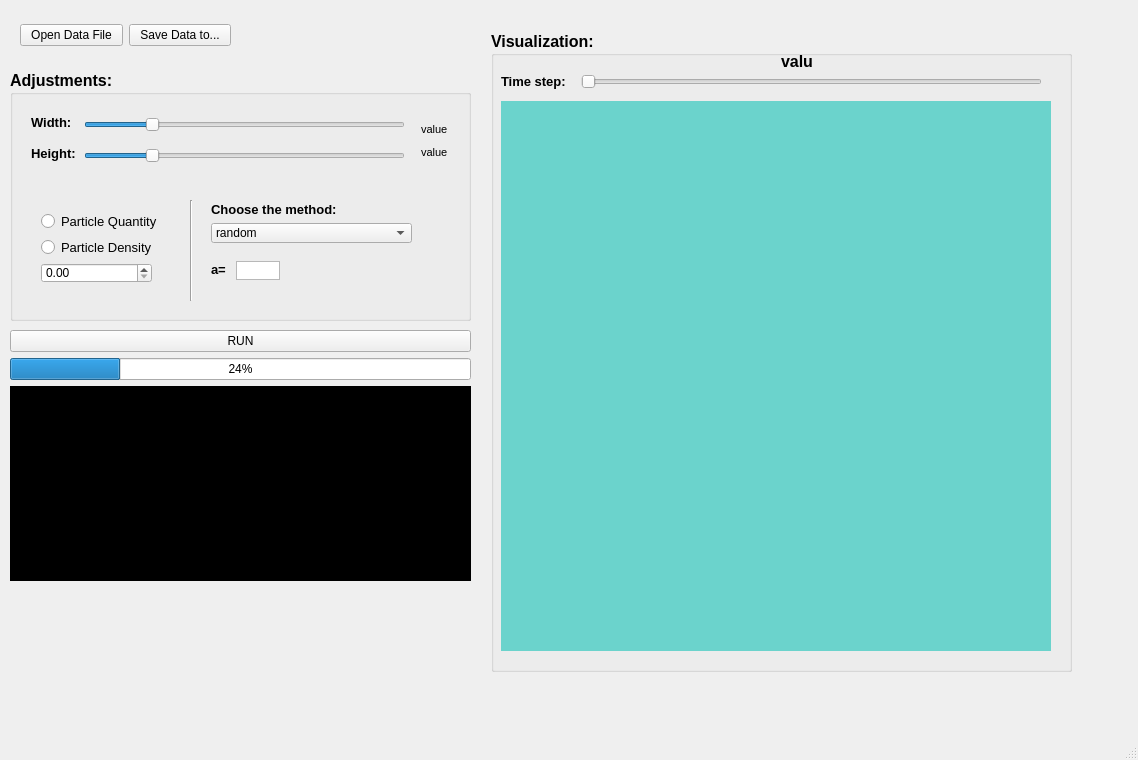
<?xml version="1.0" encoding="UTF-8"?>
<ui version="4.0">
 <class>MainWindow</class>
 <widget class="QMainWindow" name="MainWindow">
  <property name="geometry">
   <rect>
    <x>0</x>
    <y>0</y>
    <width>1138</width>
    <height>760</height>
   </rect>
  </property>
  <property name="maximumSize">
   <size>
    <width>1920</width>
    <height>1080</height>
   </size>
  </property>
  <property name="windowTitle">
   <string>MainWindow</string>
  </property>
  <widget class="QWidget" name="centralwidget">
   <widget class="QRadioButton" name="quantity_btn">
    <property name="geometry">
     <rect>
      <x>41</x>
      <y>211</y>
      <width>116</width>
      <height>20</height>
     </rect>
    </property>
    <property name="font">
     <font>
      <pointsize>10</pointsize>
     </font>
    </property>
    <property name="text">
     <string>Particle Quantity</string>
    </property>
   </widget>
   <widget class="QRadioButton" name="density_btn">
    <property name="geometry">
     <rect>
      <x>41</x>
      <y>237</y>
      <width>110</width>
      <height>20</height>
     </rect>
    </property>
    <property name="font">
     <font>
      <pointsize>10</pointsize>
     </font>
    </property>
    <property name="text">
     <string>Particle Density</string>
    </property>
   </widget>
   <widget class="Line" name="line">
    <property name="geometry">
     <rect>
      <x>183</x>
      <y>200</y>
      <width>16</width>
      <height>101</height>
     </rect>
    </property>
    <property name="orientation">
     <enum>Qt::Vertical</enum>
    </property>
   </widget>
   <widget class="QLabel" name="method_lbl">
    <property name="geometry">
     <rect>
      <x>211</x>
      <y>201</y>
      <width>131</width>
      <height>16</height>
     </rect>
    </property>
    <property name="font">
     <font>
      <pointsize>10</pointsize>
      <weight>75</weight>
      <bold>true</bold>
     </font>
    </property>
    <property name="text">
     <string>Choose the method:</string>
    </property>
   </widget>
   <widget class="QComboBox" name="method_list">
    <property name="geometry">
     <rect>
      <x>211</x>
      <y>223</y>
      <width>201</width>
      <height>20</height>
     </rect>
    </property>
    <item>
     <property name="text">
      <string notr="true">random</string>
     </property>
    </item>
    <item>
     <property name="text">
      <string>center</string>
     </property>
    </item>
   </widget>
   <widget class="QDoubleSpinBox" name="particle_value">
    <property name="geometry">
     <rect>
      <x>41</x>
      <y>263</y>
      <width>111</width>
      <height>20</height>
     </rect>
    </property>
   </widget>
   <widget class="QLabel" name="a_lbl">
    <property name="geometry">
     <rect>
      <x>211</x>
      <y>261</y>
      <width>19</width>
      <height>16</height>
     </rect>
    </property>
    <property name="font">
     <font>
      <pointsize>10</pointsize>
      <weight>75</weight>
      <bold>true</bold>
     </font>
    </property>
    <property name="text">
     <string>a=</string>
    </property>
   </widget>
   <widget class="QTextEdit" name="a_box">
    <property name="geometry">
     <rect>
      <x>236</x>
      <y>261</y>
      <width>44</width>
      <height>19</height>
     </rect>
    </property>
    <property name="font">
     <font>
      <weight>50</weight>
      <bold>false</bold>
     </font>
    </property>
    <property name="frameShadow">
     <enum>QFrame::Sunken</enum>
    </property>
    <property name="verticalScrollBarPolicy">
     <enum>Qt::ScrollBarAlwaysOff</enum>
    </property>
    <property name="horizontalScrollBarPolicy">
     <enum>Qt::ScrollBarAlwaysOff</enum>
    </property>
   </widget>
   <widget class="QGroupBox" name="adjustments_group">
    <property name="geometry">
     <rect>
      <x>10</x>
      <y>70</y>
      <width>461</width>
      <height>251</height>
     </rect>
    </property>
    <property name="font">
     <font>
      <pointsize>12</pointsize>
      <weight>75</weight>
      <bold>true</bold>
     </font>
    </property>
    <property name="title">
     <string>Adjustments:</string>
    </property>
    <widget class="QLabel" name="width_value_label">
     <property name="geometry">
      <rect>
       <x>411</x>
       <y>51</y>
       <width>26</width>
       <height>16</height>
      </rect>
     </property>
     <property name="font">
      <font>
       <pointsize>8</pointsize>
       <weight>50</weight>
       <italic>false</italic>
       <bold>false</bold>
      </font>
     </property>
     <property name="text">
      <string>value</string>
     </property>
    </widget>
    <widget class="QLabel" name="height_value_label">
     <property name="geometry">
      <rect>
       <x>411</x>
       <y>74</y>
       <width>26</width>
       <height>16</height>
      </rect>
     </property>
     <property name="font">
      <font>
       <pointsize>8</pointsize>
       <weight>50</weight>
       <italic>false</italic>
       <bold>false</bold>
      </font>
     </property>
     <property name="text">
      <string>value</string>
     </property>
    </widget>
    <widget class="QSlider" name="height_slid">
     <property name="geometry">
      <rect>
       <x>74</x>
       <y>75</y>
       <width>321</width>
       <height>22</height>
      </rect>
     </property>
     <property name="minimum">
      <number>1</number>
     </property>
     <property name="maximum">
      <number>500</number>
     </property>
     <property name="value">
      <number>100</number>
     </property>
     <property name="orientation">
      <enum>Qt::Horizontal</enum>
     </property>
    </widget>
    <widget class="QSlider" name="width_slid">
     <property name="geometry">
      <rect>
       <x>74</x>
       <y>44</y>
       <width>321</width>
       <height>22</height>
      </rect>
     </property>
     <property name="minimum">
      <number>1</number>
     </property>
     <property name="maximum">
      <number>500</number>
     </property>
     <property name="value">
      <number>100</number>
     </property>
     <property name="orientation">
      <enum>Qt::Horizontal</enum>
     </property>
    </widget>
    <widget class="QLabel" name="height_lbl">
     <property name="geometry">
      <rect>
       <x>21</x>
       <y>75</y>
       <width>47</width>
       <height>16</height>
      </rect>
     </property>
     <property name="baseSize">
      <size>
       <width>0</width>
       <height>0</height>
      </size>
     </property>
     <property name="font">
      <font>
       <pointsize>10</pointsize>
       <weight>75</weight>
       <bold>true</bold>
      </font>
     </property>
     <property name="text">
      <string>Height:</string>
     </property>
    </widget>
    <widget class="QLabel" name="width_lbl">
     <property name="geometry">
      <rect>
       <x>21</x>
       <y>44</y>
       <width>43</width>
       <height>16</height>
      </rect>
     </property>
     <property name="baseSize">
      <size>
       <width>0</width>
       <height>0</height>
      </size>
     </property>
     <property name="font">
      <font>
       <pointsize>10</pointsize>
       <weight>75</weight>
       <italic>false</italic>
       <bold>true</bold>
      </font>
     </property>
     <property name="text">
      <string>Width:</string>
     </property>
    </widget>
   </widget>
   <widget class="QWidget" name="">
    <property name="geometry">
     <rect>
      <x>10</x>
      <y>330</y>
      <width>461</width>
      <height>251</height>
     </rect>
    </property>
    <layout class="QGridLayout" name="gridLayout_7">
     <item row="3" column="0">
      <widget class="QWidget" name="terminal_box" native="true">
       <property name="styleSheet">
        <string notr="true">background-color: rgb(0, 0, 0);</string>
       </property>
      </widget>
     </item>
     <item row="1" column="0">
      <widget class="QPushButton" name="run_btn">
       <property name="text">
        <string>RUN</string>
       </property>
      </widget>
     </item>
     <item row="2" column="0">
      <widget class="QProgressBar" name="progress_bar">
       <property name="font">
        <font>
         <weight>50</weight>
         <italic>false</italic>
         <bold>false</bold>
        </font>
       </property>
       <property name="value">
        <number>24</number>
       </property>
      </widget>
     </item>
    </layout>
   </widget>
   <widget class="QWidget" name="">
    <property name="geometry">
     <rect>
      <x>20</x>
      <y>20</y>
      <width>211</width>
      <height>31</height>
     </rect>
    </property>
    <layout class="QHBoxLayout" name="horizontalLayout">
     <item>
      <widget class="QPushButton" name="open_btn">
       <property name="text">
        <string>Open Data File</string>
       </property>
      </widget>
     </item>
     <item>
      <widget class="QPushButton" name="save_btn">
       <property name="text">
        <string>Save Data to...</string>
       </property>
       <property name="iconSize">
        <size>
         <width>16</width>
         <height>16</height>
        </size>
       </property>
      </widget>
     </item>
    </layout>
   </widget>
   <widget class="QWidget" name="">
    <property name="geometry">
     <rect>
      <x>491</x>
      <y>31</y>
      <width>581</width>
      <height>641</height>
     </rect>
    </property>
    <layout class="QGridLayout" name="gridLayout">
     <item row="0" column="0" rowspan="2" colspan="2">
      <widget class="QGroupBox" name="visualization_group">
       <property name="font">
        <font>
         <pointsize>12</pointsize>
         <weight>75</weight>
         <bold>true</bold>
        </font>
       </property>
       <property name="title">
        <string>Visualization:</string>
       </property>
       <widget class="QWidget" name="scatter_box" native="true">
        <property name="geometry">
         <rect>
          <x>10</x>
          <y>70</y>
          <width>550</width>
          <height>550</height>
         </rect>
        </property>
        <property name="styleSheet">
         <string notr="true">background-color: rgb(107, 211, 204);</string>
        </property>
       </widget>
       <widget class="QSlider" name="timestep_slid">
        <property name="geometry">
         <rect>
          <x>90</x>
          <y>40</y>
          <width>461</width>
          <height>22</height>
         </rect>
        </property>
        <property name="orientation">
         <enum>Qt::Horizontal</enum>
        </property>
       </widget>
       <widget class="QLabel" name="timestep_lbl">
        <property name="geometry">
         <rect>
          <x>10</x>
          <y>40</y>
          <width>81</width>
          <height>20</height>
         </rect>
        </property>
        <property name="font">
         <font>
          <pointsize>10</pointsize>
          <weight>75</weight>
          <bold>true</bold>
         </font>
        </property>
        <property name="text">
         <string>Time step:</string>
        </property>
       </widget>
       <widget class="QLabel" name="timestep_value_lbl">
        <property name="geometry">
         <rect>
          <x>290</x>
          <y>20</y>
          <width>31</width>
          <height>21</height>
         </rect>
        </property>
        <property name="font">
         <font>
          <italic>false</italic>
         </font>
        </property>
        <property name="text">
         <string>value</string>
        </property>
       </widget>
      </widget>
     </item>
    </layout>
   </widget>
   <zorder>adjustments_group</zorder>
   <zorder>visualization_group</zorder>
   <zorder>open_btn</zorder>
   <zorder>save_btn</zorder>
   <zorder>width_slid</zorder>
   <zorder>height_slid</zorder>
   <zorder>width_lbl</zorder>
   <zorder>height_lbl</zorder>
   <zorder>quantity_btn</zorder>
   <zorder>density_btn</zorder>
   <zorder>line</zorder>
   <zorder>method_lbl</zorder>
   <zorder>method_list</zorder>
   <zorder>particle_value</zorder>
   <zorder>a_lbl</zorder>
   <zorder>a_box</zorder>
   <zorder>scatter_box</zorder>
   <zorder>run_btn</zorder>
   <zorder>progress_bar</zorder>
   <zorder>terminal_box</zorder>
   <zorder>timestep_slid</zorder>
   <zorder>timestep_lbl</zorder>
   <zorder>timestep_value_lbl</zorder>
  </widget>
  <widget class="QMenuBar" name="menubar">
   <property name="geometry">
    <rect>
     <x>0</x>
     <y>0</y>
     <width>1138</width>
     <height>21</height>
    </rect>
   </property>
  </widget>
  <widget class="QStatusBar" name="statusbar"/>
 </widget>
 <resources/>
 <connections/>
</ui>
